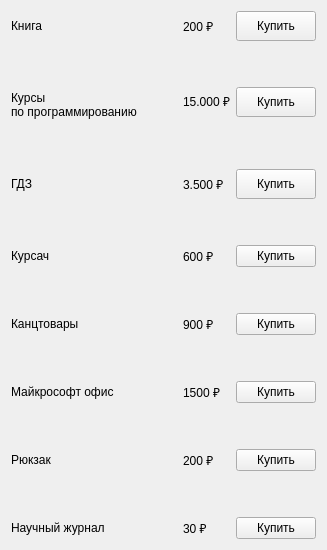
        <widget class="QWidget" name="tab">
         <attribute name="title">
          <string>Учёба</string>
         </attribute>
         <layout class="QGridLayout" name="gridLayout_7">
          <item row="11" column="0">
           <widget class="QLabel" name="label_85">
            <property name="text">
             <string>Майкрософт офис</string>
            </property>
           </widget>
          </item>
          <item row="11" column="2">
           <widget class="QLabel" name="label_86">
            <property name="text">
             <string>1500 ₽</string>
            </property>
           </widget>
          </item>
          <item row="9" column="2">
           <widget class="QLabel" name="label_84">
            <property name="text">
             <string>900 ₽</string>
            </property>
           </widget>
          </item>
          <item row="6" column="0">
           <spacer name="verticalSpacer_4">
            <property name="orientation">
             <enum>Qt::Vertical</enum>
            </property>
            <property name="sizeHint" stdset="0">
             <size>
              <width>20</width>
              <height>40</height>
             </size>
            </property>
           </spacer>
          </item>
          <item row="11" column="3">
           <widget class="QPushButton" name="pushButton_ms">
            <property name="text">
             <string>Купить</string>
            </property>
           </widget>
          </item>
          <item row="1" column="0">
           <spacer name="verticalSpacer_2">
            <property name="orientation">
             <enum>Qt::Vertical</enum>
            </property>
            <property name="sizeHint" stdset="0">
             <size>
              <width>20</width>
              <height>40</height>
             </size>
            </property>
           </spacer>
          </item>
          <item row="10" column="0">
           <spacer name="verticalSpacer_6">
            <property name="orientation">
             <enum>Qt::Vertical</enum>
            </property>
            <property name="sizeHint" stdset="0">
             <size>
              <width>20</width>
              <height>40</height>
             </size>
            </property>
           </spacer>
          </item>
          <item row="2" column="3">
           <widget class="QPushButton" name="pushButton_courses">
            <property name="minimumSize">
             <size>
              <width>0</width>
              <height>30</height>
             </size>
            </property>
            <property name="text">
             <string>Купить</string>
            </property>
           </widget>
          </item>
          <item row="9" column="3">
           <widget class="QPushButton" name="pushButton_office_supplies">
            <property name="text">
             <string>Купить</string>
            </property>
           </widget>
          </item>
          <item row="15" column="0">
           <widget class="QLabel" name="label_89">
            <property name="text">
             <string>Научный журнал</string>
            </property>
           </widget>
          </item>
          <item row="5" column="3">
           <widget class="QPushButton" name="pushButton_gdz">
            <property name="minimumSize">
             <size>
              <width>0</width>
              <height>30</height>
             </size>
            </property>
            <property name="text">
             <string>Купить</string>
            </property>
           </widget>
          </item>
          <item row="2" column="2">
           <widget class="QLabel" name="label_courses">
            <property name="minimumSize">
             <size>
              <width>0</width>
              <height>30</height>
             </size>
            </property>
            <property name="text">
             <string>&lt;html&gt;&lt;head/&gt;&lt;body&gt;&lt;p&gt;15.000 ₽&lt;/p&gt;&lt;/body&gt;&lt;/html&gt;</string>
            </property>
           </widget>
          </item>
          <item row="2" column="0" rowspan="2">
           <widget class="QLabel" name="label_45">
            <property name="minimumSize">
             <size>
              <width>0</width>
              <height>35</height>
             </size>
            </property>
            <property name="text">
             <string>Курсы 
по программированию</string>
            </property>
           </widget>
          </item>
          <item row="0" column="2">
           <widget class="QLabel" name="label_40">
            <property name="minimumSize">
             <size>
              <width>0</width>
              <height>30</height>
             </size>
            </property>
            <property name="text">
             <string>200 ₽</string>
            </property>
           </widget>
          </item>
          <item row="14" column="0">
           <spacer name="verticalSpacer_8">
            <property name="orientation">
             <enum>Qt::Vertical</enum>
            </property>
            <property name="sizeHint" stdset="0">
             <size>
              <width>20</width>
              <height>40</height>
             </size>
            </property>
           </spacer>
          </item>
          <item row="8" column="0">
           <spacer name="verticalSpacer_5">
            <property name="orientation">
             <enum>Qt::Vertical</enum>
            </property>
            <property name="sizeHint" stdset="0">
             <size>
              <width>20</width>
              <height>40</height>
             </size>
            </property>
           </spacer>
          </item>
          <item row="7" column="2">
           <widget class="QLabel" name="label_coursework">
            <property name="text">
             <string>600 ₽</string>
            </property>
           </widget>
          </item>
          <item row="0" column="1">
           <spacer name="horizontalSpacer">
            <property name="orientation">
             <enum>Qt::Horizontal</enum>
            </property>
            <property name="sizeHint" stdset="0">
             <size>
              <width>40</width>
              <height>20</height>
             </size>
            </property>
           </spacer>
          </item>
          <item row="9" column="0">
           <widget class="QLabel" name="label_83">
            <property name="text">
             <string>Канцтовары</string>
            </property>
           </widget>
          </item>
          <item row="5" column="0">
           <widget class="QLabel" name="label_44">
            <property name="minimumSize">
             <size>
              <width>0</width>
              <height>30</height>
             </size>
            </property>
            <property name="text">
             <string>ГДЗ</string>
            </property>
           </widget>
          </item>
          <item row="0" column="3">
           <widget class="QPushButton" name="pushButton_book">
            <property name="minimumSize">
             <size>
              <width>0</width>
              <height>30</height>
             </size>
            </property>
            <property name="text">
             <string>Купить</string>
            </property>
           </widget>
          </item>
          <item row="13" column="3">
           <widget class="QPushButton" name="pushButton_bag">
            <property name="text">
             <string>Купить</string>
            </property>
           </widget>
          </item>
          <item row="13" column="0">
           <widget class="QLabel" name="label_87">
            <property name="text">
             <string>Рюкзак</string>
            </property>
           </widget>
          </item>
          <item row="5" column="2">
           <widget class="QLabel" name="label_43">
            <property name="minimumSize">
             <size>
              <width>0</width>
              <height>30</height>
             </size>
            </property>
            <property name="text">
             <string>3.500 ₽</string>
            </property>
           </widget>
          </item>
          <item row="7" column="0">
           <widget class="QLabel" name="label_81">
            <property name="text">
             <string>Курсач</string>
            </property>
           </widget>
          </item>
          <item row="12" column="0">
           <spacer name="verticalSpacer_7">
            <property name="orientation">
             <enum>Qt::Vertical</enum>
            </property>
            <property name="sizeHint" stdset="0">
             <size>
              <width>20</width>
              <height>40</height>
             </size>
            </property>
           </spacer>
          </item>
          <item row="15" column="3">
           <widget class="QPushButton" name="pushButton_scientific_journal">
            <property name="text">
             <string>Купить</string>
            </property>
           </widget>
          </item>
          <item row="0" column="0">
           <widget class="QLabel" name="label_41">
            <property name="minimumSize">
             <size>
              <width>0</width>
              <height>30</height>
             </size>
            </property>
            <property name="text">
             <string>Книга</string>
            </property>
           </widget>
          </item>
          <item row="7" column="3">
           <widget class="QPushButton" name="pushButton_coursework">
            <property name="text">
             <string>Купить</string>
            </property>
           </widget>
          </item>
          <item row="13" column="2">
           <widget class="QLabel" name="label_88">
            <property name="text">
             <string>200 ₽</string>
            </property>
           </widget>
          </item>
          <item row="15" column="2">
           <widget class="QLabel" name="label_90">
            <property name="text">
             <string>30 ₽</string>
            </property>
           </widget>
          </item>
          <item row="4" column="0">
           <spacer name="verticalSpacer_3">
            <property name="orientation">
             <enum>Qt::Vertical</enum>
            </property>
            <property name="sizeHint" stdset="0">
             <size>
              <width>20</width>
              <height>40</height>
             </size>
            </property>
           </spacer>
          </item>
         </layout>
        </widget>
